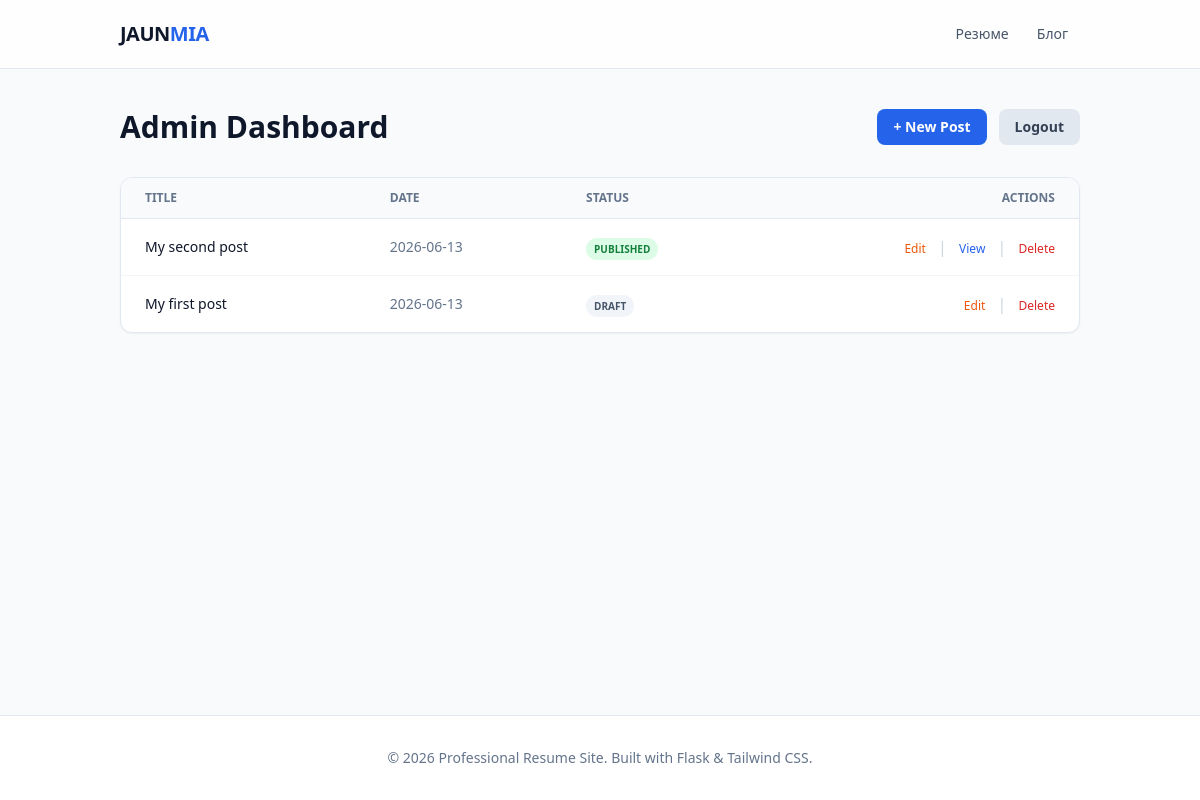
The app's page /admin/ (signed in), older data.
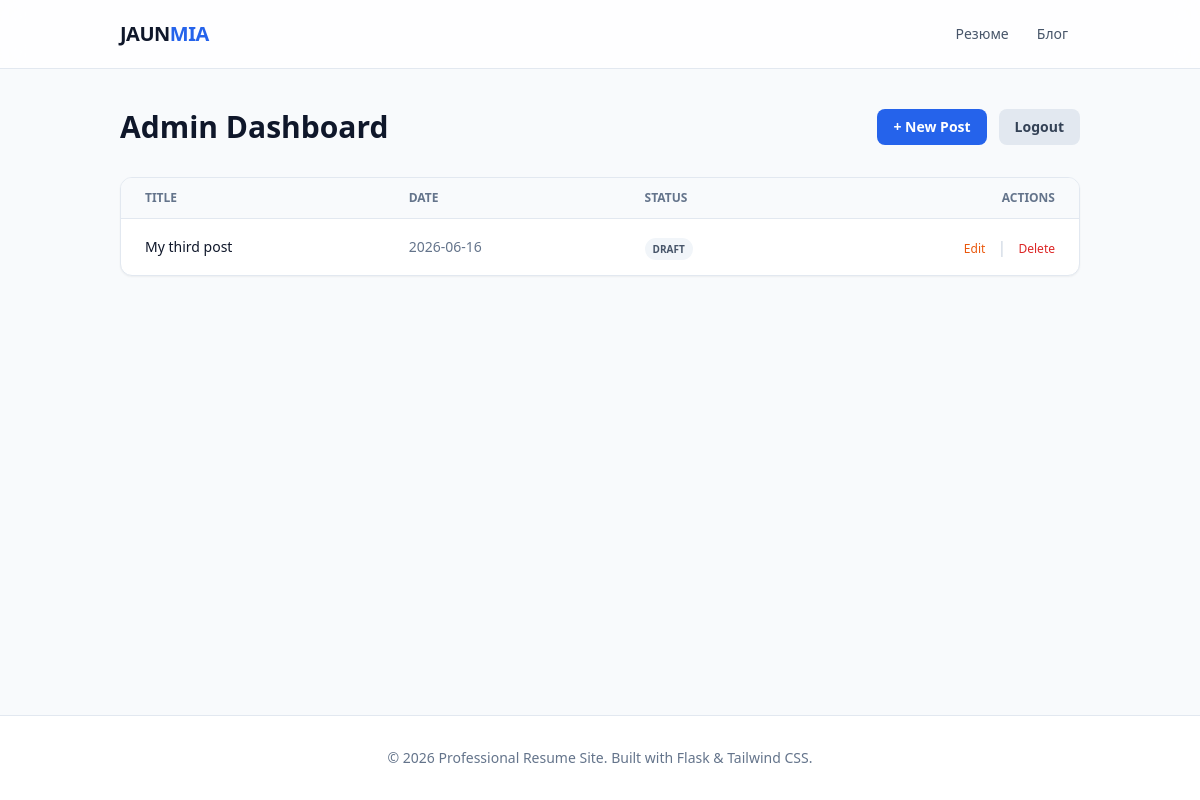
The same page, newer data.
### blog/models.py (models this page shows, shortened)
class BlogPost(db.Model):
    __tablename__ = 'blog_posts'
    id = db.Column(db.Integer, primary_key=True)
    title = db.Column(db.String(200), nullable=False)
    slug = db.Column(db.String(200), unique=True, nullable=False) # URL-friendly version of title
    date_posted = db.Column(db.DateTime, default=datetime.utcnow)
    content = db.Column(db.Text, nullable=False)
    is_published = db.Column(db.Boolean, default=False)

### admin/routes.py (the view)
@admin_bp.route('/')
@login_required
def dashboard():
    posts = BlogPost.query.order_by(BlogPost.date_posted.desc()).all()
    return render_template('admin/dashboard.html', posts=posts)

### admin/routes.py (called while the page is built)
def login_required(f):
    @wraps(f)
    def decorated_function(*args, **kwargs):
        if not session.get('logged_in'):
            return redirect(url_for('admin.login'))
        return f(*args, **kwargs)
    return decorated_function

### templates/admin/dashboard.html (shortened to what this page needs)
{% extends "base.html" %}
{% block content %}
<div class="flex justify-between items-center mb-8">
    <h1 class="text-3xl font-bold text-slate-900">Admin Dashboard</h1>
    <div class="flex gap-3">
        <a href="{{ url_for('admin.create_post') }}" class="bg-blue-600 text-white px-4 py-2 rounded-lg text-sm font-semibold hover:bg-blue-700 transition-colors">
            + New Post
        </a>
        <a href="{{ url_for('admin.logout') }}" class="bg-slate-200 text-slate-700 px-4 py-2 rounded-lg text-sm font-semibold hover:bg-slate-300 transition-colors">
            Logout
        </a>
    </div>
</div>
<div class="bg-white rounded-xl border border-slate-200 shadow-sm overflow-hidden">
    <table class="w-full text-left border-collapse">
        <thead class="bg-slate-50 border-b border-slate-200">
            <tr>
                <th class="px-6 py-3 text-xs font-bold uppercase text-slate-500">Title</th>
                <th class="px-6 py-3 text-xs font-bold uppercase text-slate-500">Date</th>
                <th class="px-6 py-3 text-xs font-bold uppercase text-slate-500">Status</th>
                <th class="px-6 py-3 text-xs font-bold uppercase text-slate-500 text-right">Actions</th>
            </tr>
        </thead>
        <tbody class="divide-y divide-slate-100">
            {% for post in posts %}
            <tr class="hover:bg-slate-50 transition-colors">
                <td class="px-6 py-4 text-sm font-medium text-slate-900">{{ post.title }}</td>
                <td class="px-6 py-4 text-sm text-slate-500">{{ post.date_posted.strftime('%Y-%m-%d') }}</td>
                <td class="px-6 py-4">
                    {% if post.is_published %}
                    <span class="px-2 py-1 bg-green-100 text-green-700 text-[10px] font-bold rounded-full uppercase">Published</span>
                    {% else %}
                    <span class="px-2 py-1 bg-slate-100 text-slate-600 text-[10px] font-bold rounded-full uppercase">Draft</span>
                    {% endif %}
                </td>
                <td class="px-6 py-4 text-right space-x-2">
                    <a href="{{ url_for('admin.edit_post', post_id=post.id) }}" class="text-xs font-medium text-orange-600 hover:underline transition-colors">Edit</a>
                    {% if post.is_published %}
                    <span class="text-slate-300 mx-1">|</span>
                    <a href="{{ url_for('blog.post', slug=post.slug) }}" target="_blank" class="text-xs font-medium text-blue-600 hover:underline transition-colors">View</a>
                    {% endif %}
                    <span class="text-slate-300 mx-1">|</span>
                    <a href="{{ url_for('admin.delete_post', post_id=post.id) }}"
                       onclick="return confirm('Are you sure you want to delete this post? This action cannot be undone.')"
                       class="text-xs text-red-600 hover:underline">Delete</a>
                </td>
            </tr>
            {% else %}
            <tr>
                <td colspan="4" class="px-6 py-10 text-center text-slate-400 text-sm italic">
                    No posts found. Start writing!
                </td>
            </tr>
            {% endfor %}
        </tbody>
    </table>
</div>
{% endblock %}

### templates/base.html (shortened to what this page needs)
<!DOCTYPE html>
<html lang="en">
<head>
    <script src="https://cdn.tailwindcss.com"></script>
    <link rel="stylesheet" href="{{ url_for('static', filename='css/styles.css') }}">
</head>
<body class="bg-slate-50 text-slate-900 font-sans leading-normal flex flex-col min-h-screen">
    <nav class="bg-white/80 backdrop-blur-md sticky top-0 z-50 border-b border-slate-200 py-4 transition-all">
        <div class="max-w-5xl mx-auto px-4 sm:px-6 lg:px-8 flex justify-between items-center">
            <a href="{{ url_for('home') }}" class="text-xl font-bold tracking-tight text-slate-900 hover:text-blue-600 transition-colors duration-300 ease-in-out">
                JAUN<span class="text-blue-600">MIA</span>
            </a>
            <div class="flex space-x-1 items-center">
                <a href="{{ url_for('home') }}" class="px-3 py-2 rounded-md text-sm font-medium text-slate-600 hover:text-blue-600 hover:bg-slate-100 transition-all duration-200">Резюме</a>
                <a href="{{ url_for('blog.index') }}" class="px-3 py-2 rounded-md text-sm font-medium text-slate-600 hover:text-blue-600 hover:bg-slate-100 transition-all duration-200">Блог</a>
            </div>
        </div>
    </nav>
    <main class="flex-grow py-10">
        <div class="max-w-5xl mx-auto px-4 sm:px-6 lg:px-8">
            {% block content %}{% endblock %}
        </div>
    </main>
    <footer class="bg-white border-t border-slate-200 py-8">
        <div class="max-w-5xl mx-auto px-4 sm:px-6 lg:px-8 text-center text-slate-500 text-sm">
            <p>&copy; {{ 2026 }} Professional Resume Site. Built with Flask & Tailwind CSS.</p>
        </div>
    </footer>
</body>
</html>

### templates/base.html (style rules this page uses)
:root { --accent-color: #2563eb; }

Row changes from the older to the newer data that the page shows:
removed BlogPost: title "My second post", date_posted "2026-06-13", is_published "PUBLISHED"
removed BlogPost: title "My first post", date_posted "2026-06-13", is_published "DRAFT"
added BlogPost: title "My third post", date_posted "2026-06-16", is_published "DRAFT"
